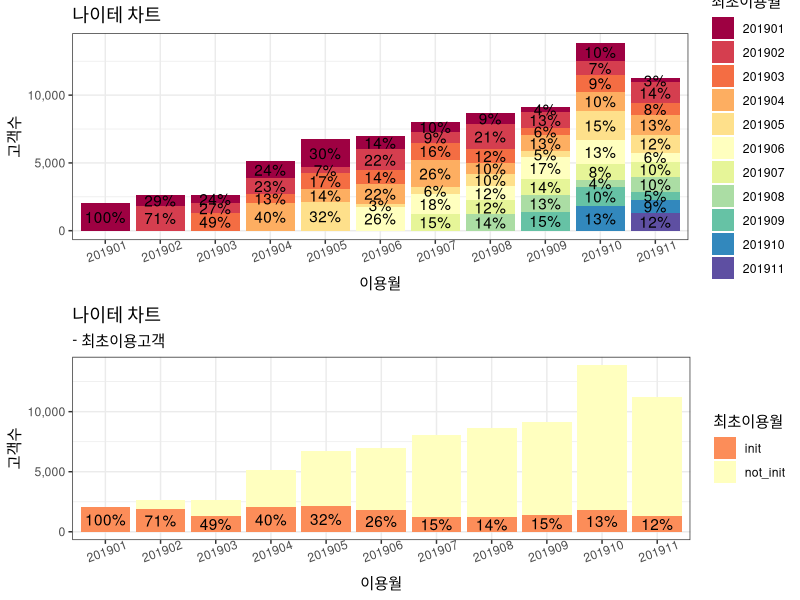

The R script that drew this image:
library(dplyr)
library(ggplot2)
library(gridExtra)

rm(list=ls())

set.seed(20191205)

init <- c('201901','201902','201903','201904','201905','201906','201907','201908','201909','201910','201911')
after <- rep(init, times=1, each=11)

month.gap <- function(y1, m1, y0, m0) 12*(y1 - y0) + (m1 - m0)

data <-
  cbind(init, after) %>%
  as.data.frame %>%
  arrange(init) %>%
  mutate(
    init_year = as.numeric(substring(init, 1, 4)),
    init_month = as.numeric(substring(init, 5, 6)),
    after_year = as.numeric(substring(after, 1, 4)),
    after_month = as.numeric(substring(after, 5, 6)),
    month_gap = month.gap(after_year, after_month, init_year, init_month)) %>%
  filter(month_gap >= 0) %>%
  mutate(user_count = abs(floor(rnorm(n(), 0, 5)*100 + 1000)))

max.data <-
  data %>%
  group_by(init) %>%
  summarise(max_user_count = max(user_count))

data <-
  data %>%
  inner_join(max.data, by=('init')) %>%
  mutate(user_count = ifelse(month_gap == 0, max_user_count, user_count))
  
total <-
  data %>%
  group_by(after) %>%
  summarise(total_user_count = sum(user_count))

# 나이테 차트
p1 <- 
  data %>%
  inner_join(total, by = 'after') %>%
  mutate(ratio = user_count / total_user_count) %>%
  group_by(after) %>%
  arrange(after, desc(init)) %>%
  mutate(yloc = cumsum(user_count) - user_count/2) %>%
  ggplot(aes(x = after, y = user_count, fill = init)) +
  geom_bar(stat='identity') +
  geom_text(aes(label = ifelse(ratio < .005, '', scales::percent(ratio, 1)), y = yloc)) +
  scale_fill_brewer(palette = 'Spectral') +
  scale_y_continuous(labels = scales::comma) +
  labs(title = '나이테 차트', x = '이용월', y = '고객수', fill = '최초이용월') +
  theme_bw() +
  theme(axis.text.x = element_text(angle=20))

# 나이테 차트 중 최초이용고객수
p2 <-
  data %>%
  inner_join(total, by = 'after') %>%
  mutate(ratio = user_count / total_user_count) %>%
  group_by(after) %>%
  arrange(desc(init)) %>%
  mutate(yloc = cumsum(user_count) - user_count/2) %>%
  ungroup %>%
  mutate(is_init = ifelse(month_gap == 0, 'init', 'not_init')) %>%
  ggplot(aes(x = after, y = user_count, fill = is_init)) +
  geom_bar(stat = 'identity', position = position_stack(reverse = TRUE)) +
  geom_text(aes(label = ifelse(month_gap > 0, '', scales::percent(ratio, 1)), y = yloc)) +
  scale_fill_brewer(palette = 'Spectral') +
  scale_y_continuous(labels = scales::comma) +
  labs(title = '나이테 차트', subtitle = '- 최초이용고객', x = '이용월', y = '고객수', fill = '최초이용월') +
  theme_bw() +
  theme(axis.text.x = element_text(angle=20))

grid.arrange(p1, p2, ncol=1)

